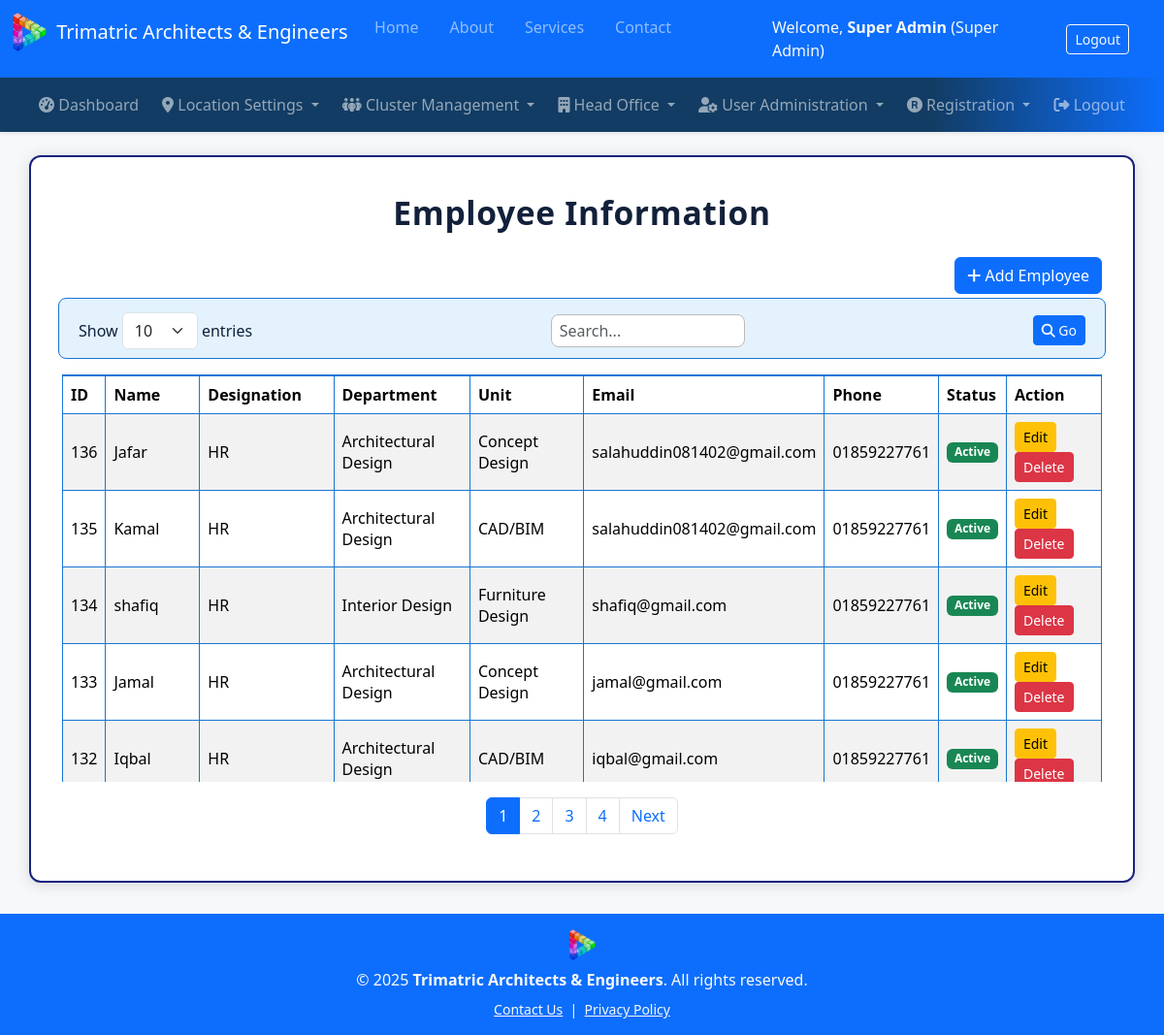
The app's page /modules/employee/employee_list.php (signed in) with its own data.
### tables this page shows
CREATE TABLE `employee_info` (
  `employee_id` int(11) NOT NULL,
  `employee_name` varchar(100) NOT NULL,
  `designation` varchar(100) NOT NULL,
  `unit_id` int(11) NOT NULL,
  `email` varchar(100) DEFAULT NULL,
  `image` varchar(255) DEFAULT NULL,
  `phone` varchar(30) DEFAULT NULL,
  `address` varchar(255) DEFAULT NULL,
  `gender` varchar(10) DEFAULT NULL,
  `date_of_birth` date DEFAULT NULL,
  `nid` varchar(30) DEFAULT NULL,
  `join_date` date DEFAULT NULL,
  `status` tinyint(4) DEFAULT 1,
  `photo` varchar(200) DEFAULT NULL
);

CREATE TABLE `department` (
  `department_id` int(11) NOT NULL,
  `department_name` varchar(100) NOT NULL
);

CREATE TABLE `unit` (
  `unit_id` int(11) NOT NULL,
  `unit_name` varchar(100) NOT NULL,
  `department_id` int(11) NOT NULL
);

### modules/employee/employee_list.php (the view, shortened to what this page needs)
<?php
require_once(__DIR__ . '/../../include/header.php');
require_once(__DIR__ . '/../../include/menu_ho.php');
$page    = isset($_GET['page'])  ? max(1, intval($_GET['page'])) : 1;
$limit   = isset($_GET['limit']) ? max(1, intval($_GET['limit'])) : 10;
$search  = isset($_GET['search']) ? trim($_GET['search']) : '';
$offset  = ($page - 1) * $limit;
$where   = '';
$params  = [];
$types   = '';
$count_sql = "SELECT COUNT(*) FROM employee_info e JOIN unit u ON e.unit_id=u.unit_id JOIN department d ON u.department_id=d.department_id $where";
$count_stmt = $conn->prepare($count_sql);
$count_stmt->execute();
$count_stmt->bind_result($total_records);
$total_pages = max(1, ceil($total_records / $limit));
$data_sql = "
    SELECT e.*, d.department_name, u.unit_name
    FROM employee_info e
    JOIN unit u ON e.unit_id = u.unit_id
    JOIN department d ON u.department_id = d.department_id
    $where
    ORDER BY e.employee_id DESC
    LIMIT ? OFFSET ?
";
$data_stmt = $conn->prepare($data_sql);
if ($where) {
    $bind_names = [];
    $bind_names[] = $types . 'ii';
    foreach ($params as $key => $value) {
        $bind_names[] = &$params[$key];
    }
    $bind_names[] = &$limit;
    $bind_names[] = &$offset;
    call_user_func_array([$data_stmt, 'bind_param'], $bind_names);
} else {
    $data_stmt->bind_param('ii', $limit, $offset);
}
$data_stmt->execute();
$result = $data_stmt->get_result();
$employees = $result->fetch_all(MYSQLI_ASSOC);
?>
<!DOCTYPE html>
<html lang="en">
<head>
    <link href="https://cdn.jsdelivr.net/npm/bootstrap@5.3.3/dist/css/bootstrap.min.css" rel="stylesheet">
    <link rel="stylesheet" href="https://cdnjs.cloudflare.com/ajax/libs/font-awesome/6.5.0/css/all.min.css">
</head>
<body>
<div class="container mt-4">
    <div class="main-title">Employee Information</div>
    <div class="add-btn-bar mb-2">
        <a href="add_employee.php" class="btn btn-primary"><i class="fa fa-plus"></i> Add Employee</a>
    </div>
    <form method="get" class="controls-bar row gx-2 gy-1 align-items-center">
        <div class="col-md-3 col-12">
            Show
            <select name="limit" class="form-select d-inline w-auto" style="width: auto; display: inline;" onchange="this.form.submit()">
                <?php foreach ([10,25,50,100] as $opt): ?>
                <option value="<?= $opt ?>" <?= $limit==$opt ? 'selected':'' ?>><?= $opt ?></option>
                <?php endforeach; ?>
            </select>
            entries
        </div>
        <div class="col-md-4 col-12 ms-auto text-end search-form">
            <input type="search" name="search" class="form-control d-inline" value="<?= htmlspecialchars($search) ?>" placeholder="Search...">
        </div>
        <div class="col-md-2 col-12 text-end">
            <button type="submit" class="btn btn-primary btn-sm"><i class="fa fa-search"></i> Go</button>
        </div>
    </form>
    <div class="table-responsive">
        <table class="table table-bordered table-hover table-striped align-middle rounded-3">
            <thead>
                <tr>
                    <th>ID</th><th>Name</th><th>Designation</th>
                    <th>Department</th><th>Unit</th>
                    <th>Email</th><th>Phone</th><th>Status</th><th>Action</th>
                </tr>
            </thead>
            <tbody>
            <?php foreach($employees as $row): ?>
                <tr id="row-<?php echo $row['employee_id']; ?>">
                    <td><?= htmlspecialchars($row['employee_id']); ?></td>
                    <td><?= htmlspecialchars($row['employee_name']); ?></td>
                    <td><?= htmlspecialchars($row['designation']); ?></td>
                    <td><?= htmlspecialchars($row['department_name']); ?></td>
                    <td><?= htmlspecialchars($row['unit_name']); ?></td>
                    <td><?= htmlspecialchars($row['email']); ?></td>
                    <td><?= htmlspecialchars($row['phone']); ?></td>
                    <td>
                    <?php if($row['status']): ?>
                        <span class="badge bg-success">Active</span>
                    <?php else: ?>
                        <span class="badge bg-secondary">Inactive</span>
                    <?php endif; ?>
                    </td>
                    <td>
                        <button type="button"
                            class="btn btn-warning btn-sm me-1 edit-btn"
                            data-id="<?= $row['employee_id']; ?>">
                            Edit
                        </button>
                        <button type="button"
                            class="btn btn-danger btn-sm delete-btn"
                            data-id="<?= $row['employee_id']; ?>">
                            Delete
                        </button>
                    </td>
                </tr>
            <?php endforeach; ?>
            </tbody>
        </table>
    </div>
    <nav>
      <ul class="pagination justify-content-center mt-3">
        <?php
        $start = max(1, $page-3);
        $end   = min($total_pages, $page+3);
        for ($i=$start; $i<=$end; $i++): ?>
          <li class="page-item <?= $i == $page ? 'active' : '' ?>">
            <a class="page-link" href="?page=<?= $i ?>&limit=<?= $limit ?>&search=<?= urlencode($search) ?>"><?= $i ?></a>
          </li>
        <?php endfor;
        ?>
        <?php if ($page < $total_pages): ?>
          <li class="page-item">
            <a class="page-link" href="?page=<?= $page+1 ?>&limit=<?= $limit ?>&search=<?= urlencode($search) ?>">Next</a>
          </li>
        <?php endif; ?>
      </ul>
    </nav>
</div>
<?php require_once(__DIR__ . '/../../include/footer.php'); ?>
</body>
</html>

### modules/employee/employee_list.php (style rules this page uses)
body { background: #f6f8fa; }
.container { background: #fff; border-radius: 12px; box-shadow: 0 2px 16px #0002; padding: 2rem; margin-bottom: 2rem; border-left: 2px solid #1a237e; border-right: 2px solid #1a237e; border-bottom: 2px solid #1a237e; border-top: 2px solid #1a237e; }
.main-title { font-size: 2.1rem; font-weight: bold; color: #12203a; text-align: center; margin-bottom: 1.3rem; letter-spacing: .02em; }
.controls-bar { display: flex; flex-wrap: wrap; justify-content: space-between; align-items: center; gap: .5rem; margin-bottom: 1rem; background: #e3f2fd; border-radius: 0.5rem; padding: .6rem 1rem; border: 1px solid #1976d2; }
.controls-bar > * { flex: 1 1 180px; min-width: 120px; color: #12203a !important; }
.search-form input[type="search"] { background: #fff; color: #12203a; border-radius: 0.5rem; border: 1px solid #bbb; padding: 0.25rem 0.5rem; width: 100%; max-width: 200px; }
.add-btn-bar { margin-bottom: 1rem; text-align: right; }
.table-responsive { max-height: 420px; overflow: auto; }
table { min-width: 950px; }
.table-bordered th, .table-bordered td { border-color: #1976d2 !important; border-width: 1.1px; }
.table-striped tbody tr:nth-of-type(odd) { background-color: #e3f2fd !important; }
.table td, .table th { vertical-align: middle; font-size: 1rem; }
thead th { position: sticky; top: 0; color: #12203a; background: #3f7ae8ff; border: 1px solid #1976d2 !important; border-top: 2px solid #1976d2 !important; font-size: 1.08rem; z-index: 2; }

### records on screen
employee_info: employee_id "136", employee_name "Jafar", designation "HR", department.department_name "Architectural Design", unit.unit_name "Concept Design", email "salahuddin081402@gmail.com", phone "01859227761", status "Active"
employee_info: employee_id "135", employee_name "Kamal", designation "HR", department.department_name "Architectural Design", unit.unit_name "CAD/BIM", email "salahuddin081402@gmail.com", phone "01859227761", status "Active"
employee_info: employee_id "134", employee_name "shafiq", designation "HR", department.department_name "Interior Design", unit.unit_name "Furniture Design", email "shafiq@gmail.com", phone "01859227761", status "Active"
employee_info: employee_id "133", employee_name "Jamal", designation "HR", department.department_name "Architectural Design", unit.unit_name "Concept Design", email "jamal@gmail.com", phone "01859227761", status "Active"
employee_info: employee_id "132", employee_name "Iqbal", designation "HR", department.department_name "Architectural Design", unit.unit_name "CAD/BIM", email "iqbal@gmail.com", phone "01859227761", status "Active"

### other values on screen
$user_name "Super Admin"
$role_name "Super Admin"
form field limit "10"
